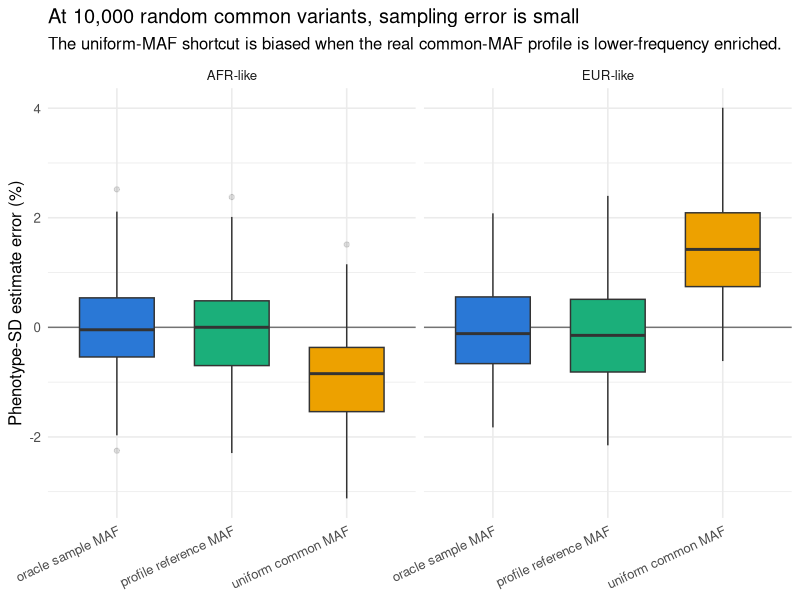
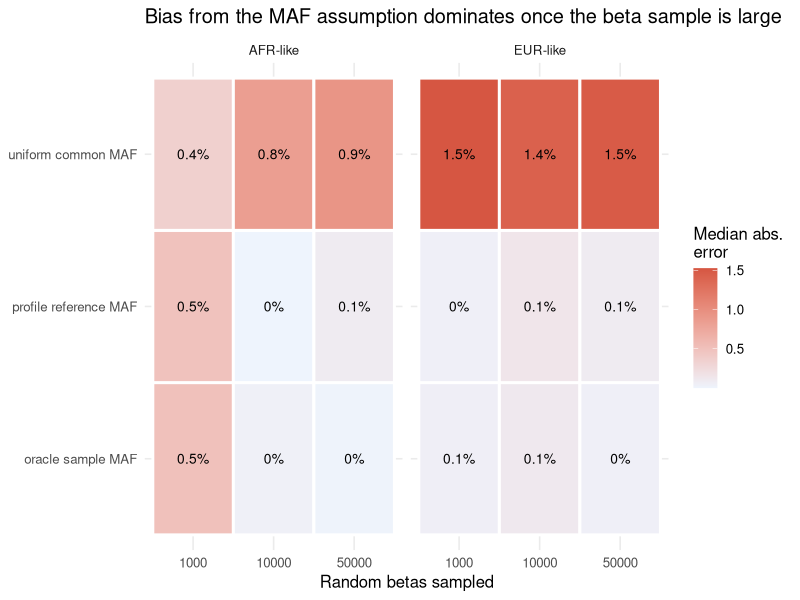

The R source for these figures, in order:
## ---- chunk 1
library(dplyr)
library(ggplot2)
library(knitr)
library(scales)
library(tibble)
library(tidyr)

set.seed(20260715)

true_trait_sd <- 1.7
n_gwas <- 50000
maf_min <- 0.05
maf_max <- 0.5
sample_sizes <- c(1000, 10000, 50000)
n_reps <- 200

k_of_maf <- function(maf) 1 / (2 * maf * (1 - maf))

sample_common_maf <- function(n, profile) {
  out <- numeric(0)
  while (length(out) < n) {
    m <- max(n * 3, 10000)
    if (profile == "EUR-like") {
      # A toy common-variant distribution: more mass near the lower common-MAF
      # boundary than a uniform distribution.
      q <- ifelse(runif(m) < 0.7, rbeta(m, 0.75, 1.55), runif(m))
    } else if (profile == "AFR-like") {
      # A toy common-variant distribution closer to flat, with a little extra
      # intermediate-frequency mass.
      q <- ifelse(runif(m) < 0.55, rbeta(m, 1.15, 1.15), runif(m))
    } else {
      q <- runif(m)
    }
    maf <- pmin(q, 1 - q)
    maf <- maf[maf >= maf_min & maf <= maf_max]
    out <- c(out, maf)
  }
  out[seq_len(n)]
}

reference_k <- tibble(profile = c("EUR-like", "AFR-like", "Uniform common MAF")) |>
  mutate(
    maf = lapply(profile, \(p) {
      if (p == "Uniform common MAF") runif(500000, maf_min, maf_max)
      else sample_common_maf(500000, p)
    }),
    expected_k = vapply(maf, \(x) mean(k_of_maf(x)), numeric(1))
  ) |>
  select(profile, expected_k)

uniform_expected_k <- reference_k |>
  filter(profile == "Uniform common MAF") |>
  pull(expected_k)

simulate_one <- function(profile, n_variants) {
  maf <- sample_common_maf(n_variants, profile)
  se <- true_trait_sd / sqrt(n_gwas / k_of_maf(maf))
  beta <- rnorm(n_variants, mean = 0, sd = se)
  beta_sd <- sd(beta)
  profile_expected_k <- reference_k |>
    filter(profile == !!profile) |>
    pull(expected_k)

  tibble(
    method = c("oracle sample MAF", "profile reference MAF", "uniform common MAF"),
    estimated_trait_sd = c(
      beta_sd * sqrt(n_gwas / mean(k_of_maf(maf))),
      beta_sd * sqrt(n_gwas / profile_expected_k),
      beta_sd * sqrt(n_gwas / uniform_expected_k)
    )
  )
}

sim <- expand_grid(
  profile = c("EUR-like", "AFR-like"),
  n_variants = sample_sizes,
  rep = seq_len(n_reps)
) |>
  rowwise() |>
  do(bind_cols(
    tibble(profile = .$profile, n_variants = .$n_variants, rep = .$rep),
    simulate_one(.$profile, .$n_variants)
  )) |>
  ungroup() |>
  mutate(
    relative_error = estimated_trait_sd / true_trait_sd - 1,
    abs_relative_error = abs(relative_error),
    method = factor(method, c("oracle sample MAF", "profile reference MAF", "uniform common MAF"))
  )
## ---- chunk 2
kable(
  reference_k |>
    mutate(expected_k = round(expected_k, 3)),
  col.names = c("Assumed MAF profile", "E[1 / (2p(1-p))]"),
  caption = "MAF-distribution factor used to turn sd(beta) into phenotype SD."
)
## ---- chunk 3
summary_tbl <- sim |>
  group_by(profile, n_variants, method) |>
  summarise(
    median_error_pct = 100 * median(relative_error),
    p05_error_pct = 100 * quantile(relative_error, 0.05),
    p95_error_pct = 100 * quantile(relative_error, 0.95),
    within_10_pct = mean(abs_relative_error <= 0.10),
    .groups = "drop"
  )

kable(
  summary_tbl |>
    mutate(across(ends_with("_pct"), \(x) round(x, 1)),
           within_10_pct = percent(within_10_pct, accuracy = 1)),
  col.names = c("Profile", "Betas sampled", "Method", "Median error (%)",
                "5th pct error (%)", "95th pct error (%)", "Within 10%"),
  caption = "Relative error in phenotype-SD estimates over simulated GWAS replicates."
)
## ---- chunk 4
plot_dat <- sim |>
  filter(n_variants == 10000)

ggplot(plot_dat, aes(method, 100 * relative_error, fill = method)) +
  geom_hline(yintercept = 0, colour = "grey45") +
  geom_boxplot(width = 0.65, outlier.alpha = 0.15) +
  facet_wrap(~profile) +
  scale_fill_manual(values = c(
    "oracle sample MAF" = "#2a78d6",
    "profile reference MAF" = "#1baf7a",
    "uniform common MAF" = "#eda100"
  )) +
  labs(x = NULL, y = "Phenotype-SD estimate error (%)",
       title = "At 10,000 random common variants, sampling error is small",
       subtitle = "The uniform-MAF shortcut is biased when the real common-MAF profile is lower-frequency enriched.") +
  theme_minimal(base_size = 12) +
  theme(legend.position = "none",
        axis.text.x = element_text(angle = 25, hjust = 1))
## ---- chunk 5
heat <- summary_tbl |>
  mutate(median_abs_error_pct = abs(median_error_pct))

ggplot(heat, aes(factor(n_variants), method, fill = median_abs_error_pct)) +
  geom_tile(colour = "white", linewidth = 1) +
  geom_text(aes(label = paste0(round(median_abs_error_pct, 1), "%")), size = 3.5) +
  facet_wrap(~profile) +
  scale_fill_gradient(low = "#eef4fd", high = "#d65642", name = "Median abs.\nerror") +
  labs(x = "Random betas sampled", y = NULL,
       title = "Bias from the MAF assumption dominates once the beta sample is large") +
  theme_minimal(base_size = 12)
